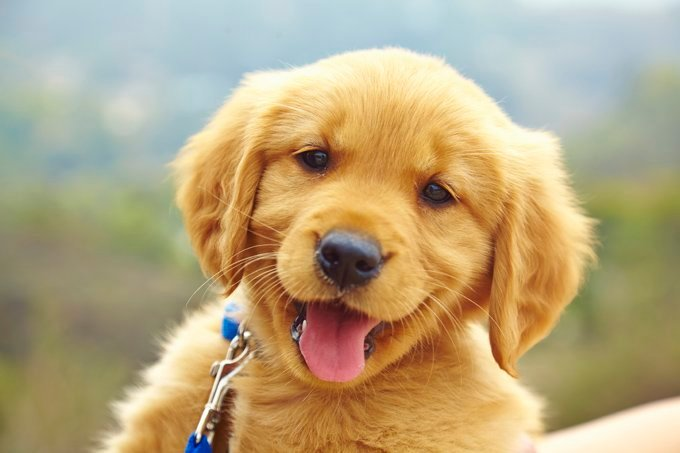
#> input picture Pencil Sketch/dog.jpg, 680 x 453 px
$ jupyter execute 'pencil sketch using opencv.ipynb'
#> lines starting #> are read from the running program, lines starting #| are printed output that depends on the picture
[cell 1]
import cv2

[cell 2]
#Read the image
image = cv2.imread("dog.jpg")
#> image is the input picture: shape (453, 680, 3); mean B, G, R 127.1, 165.4, 183.4
cv2.imshow("dog", image)
cv2.waitKey(0)

[cell 3]
#
gray_image = cv2.cvtColor(image, cv2.COLOR_BGR2GRAY)
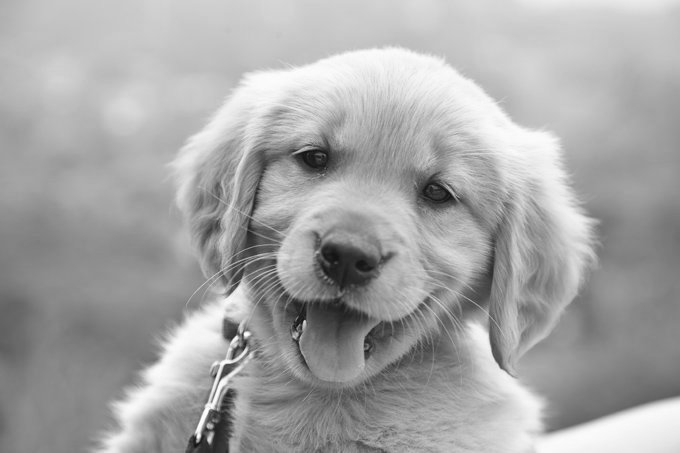
#> gray_image: shape (453, 680); min 16, max 254, mean 166.4
cv2.imshow("New Dog", gray_image)
cv2.waitKey(0)

[cell 4]
inverted_image = 255-gray_image
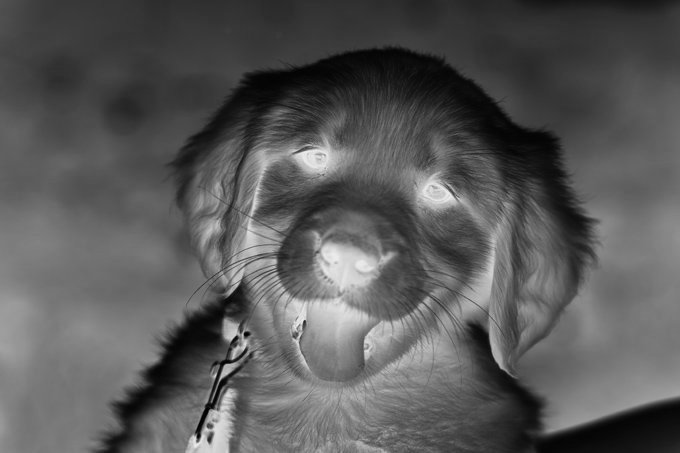
#> inverted_image: shape (453, 680); min 1, max 239, mean 88.6
cv2.imshow("Inverted", inverted_image)
cv2.waitKey(0)

[cell 5]
blurred = cv2.GaussianBlur(inverted_image, (21,21), 0)
cv2.imshow("Blurred", blurred)
cv2.waitKey(0)

[cell 6]
inverted_blurred = 255 - blurred
pencil_sketch = cv2.divide(gray_image, inverted_blurred, scale = 255.0)
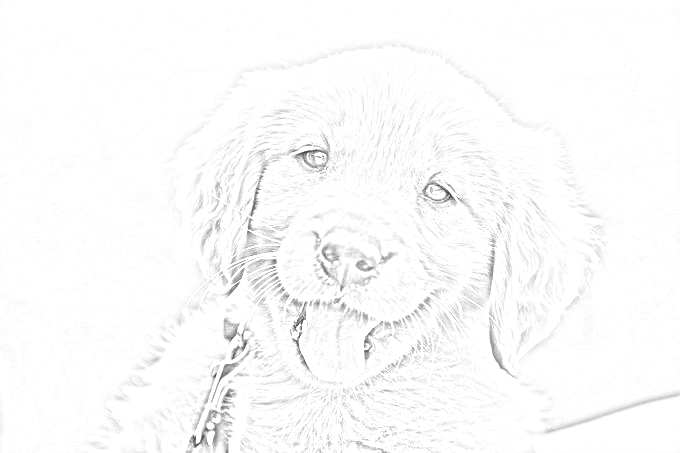
#> pencil_sketch: shape (453, 680); min 54, max 255, mean 250.7
cv2.imshow("Sketch", pencil_sketch)
cv2.waitKey(0)
